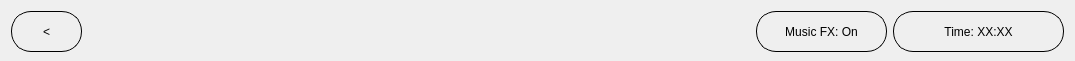
     <widget class="QWidget" name="widget_6" native="true">
      <property name="minimumSize">
       <size>
        <width>0</width>
        <height>61</height>
       </size>
      </property>
      <property name="maximumSize">
       <size>
        <width>16777215</width>
        <height>61</height>
       </size>
      </property>
      <layout class="QGridLayout" name="gridLayout_2">
       <item row="0" column="0">
        <widget class="QPushButton" name="back_btn">
         <property name="minimumSize">
          <size>
           <width>71</width>
           <height>41</height>
          </size>
         </property>
         <property name="maximumSize">
          <size>
           <width>71</width>
           <height>41</height>
          </size>
         </property>
         <property name="styleSheet">
          <string notr="true">QPushButton {
	border-radius: 20px;
	border: 1px solid black;
	font: 12pt &quot;Franklin Gothic Medium&quot;;
}

QPushButton:hover {
	border-radius: 20px;
	border: 2px solid black;
}

QPushButton:pressed {
	border-radius: 20px;
	border: 2px solid black;
	background-color: rgb(0, 0, 0);
	color: rgb(255, 255, 255);
}
</string>
         </property>
         <property name="text">
          <string>&lt;</string>
         </property>
        </widget>
       </item>
       <item row="0" column="1">
        <spacer name="horizontalSpacer">
         <property name="orientation">
          <enum>Qt::Horizontal</enum>
         </property>
         <property name="sizeHint" stdset="0">
          <size>
           <width>668</width>
           <height>20</height>
          </size>
         </property>
        </spacer>
       </item>
       <item row="0" column="2">
        <widget class="QPushButton" name="music_btn">
         <property name="minimumSize">
          <size>
           <width>131</width>
           <height>41</height>
          </size>
         </property>
         <property name="maximumSize">
          <size>
           <width>131</width>
           <height>41</height>
          </size>
         </property>
         <property name="styleSheet">
          <string notr="true">QPushButton {
	border-radius: 20px;
	border: 1px solid black;
	font: 12pt &quot;Franklin Gothic Medium&quot;;
}

QPushButton:hover {
	border-radius: 20px;
	border: 2px solid black;
}

QPushButton:pressed {
	border-radius: 20px;
	border: 2px solid black;
	background-color: rgb(0, 0, 0);
	color: rgb(255, 255, 255);
}
</string>
         </property>
         <property name="text">
          <string>Music FX: On</string>
         </property>
        </widget>
       </item>
       <item row="0" column="3">
        <widget class="QLabel" name="time_lbl">
         <property name="minimumSize">
          <size>
           <width>171</width>
           <height>41</height>
          </size>
         </property>
         <property name="maximumSize">
          <size>
           <width>171</width>
           <height>41</height>
          </size>
         </property>
         <property name="styleSheet">
          <string notr="true">border-radius: 20px;
border: 1px solid black;
font: 12pt &quot;Franklin Gothic Medium&quot;;</string>
         </property>
         <property name="text">
          <string>Time: XX:XX</string>
         </property>
         <property name="alignment">
          <set>Qt::AlignCenter</set>
         </property>
        </widget>
       </item>
      </layout>
     </widget>
